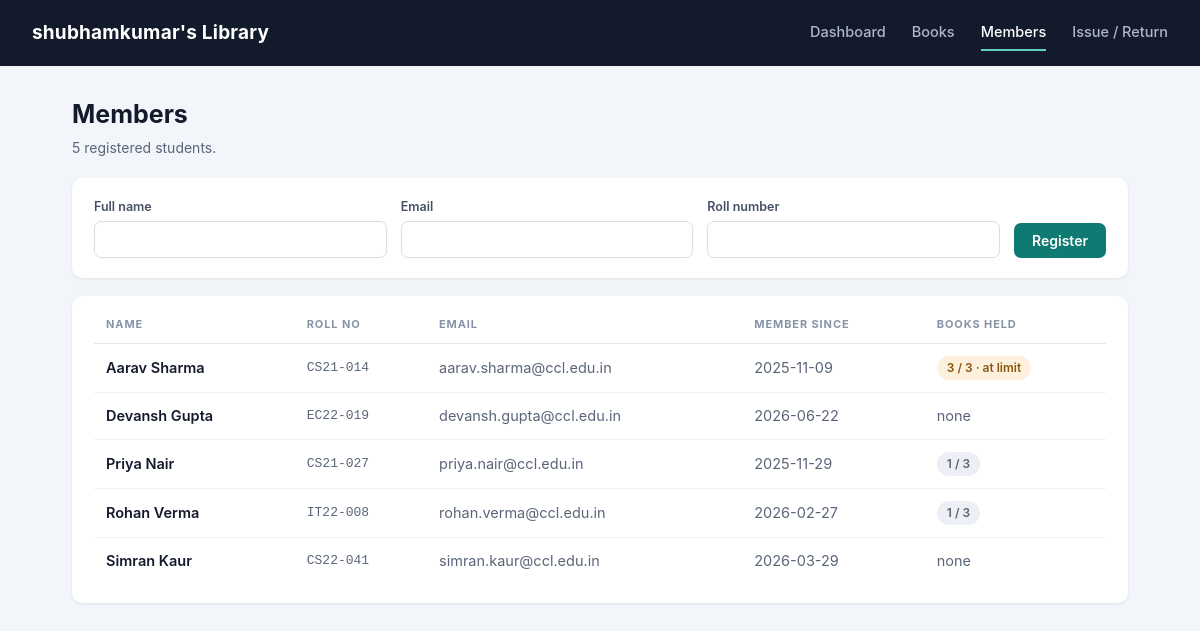
The page /members/ on the database its author committed.
### tables this page shows
CREATE TABLE members (
            id        INTEGER PRIMARY KEY AUTOINCREMENT,
            name      TEXT NOT NULL,
            email     TEXT NOT NULL UNIQUE,
            roll_no   TEXT NOT NULL,
            joined_on TEXT NOT NULL
        );

### controllers/member_controller.py (the view)
@member_bp.route("/")
def index():
    members = MemberViewModel.get_members_for_list()
    form_data = MemberViewModel.get_member_form_data()
    return render_template("members/list.html", members=members, errors=form_data['errors'], data=form_data['data'])

### app.py (called while the page is built)
def create_app():
    app = Flask(
        __name__,
        template_folder="views/templates",   # <- the VIEW layer lives here
        static_folder="views/static",
    )
    app.config["SECRET_KEY"] = config.SECRET_KEY
    app.config["LIBRARY_NAME"] = config.LIBRARY_NAME
    @app.context_processor
    def inject_library_name():
        return dict(library_name=app.config["LIBRARY_NAME"])
    app.register_blueprint(dashboard_bp)
    app.register_blueprint(book_bp)
    app.register_blueprint(member_bp)
    app.register_blueprint(loan_bp)
    init_schema()                            # make sure the MODEL has tables
    return app

### models/database.py (called while the page is built)
def get_connection():
    conn = sqlite3.connect(config.DATABASE)
    conn.row_factory = sqlite3.Row       # lets us write row["title"]
    conn.execute("PRAGMA foreign_keys = ON")
    return conn

### models/member.py (called while the page is built)
    @staticmethod
    def all():
        conn = get_connection()
        rows = conn.execute(
            "SELECT m.*,"
            "       (SELECT COUNT(*) FROM loans l"
            "         WHERE l.member_id = m.id AND l.returned_on IS NULL) AS books_held"
            "  FROM members m ORDER BY m.name"
        ).fetchall()
        conn.close()
        return [Member(r) for r in rows]

### viewmodels/member_vm.py (called while the page is built)
    @staticmethod
    def get_members_for_list():
        return Member.all()

    @staticmethod
    def get_member_form_data():
        return {
            'errors': [],
            'data': {
                'name': '',
                'email': '',
                'roll_no': ''
            }
        }

### views/templates/members/list.html (shortened to what this page needs)
{% extends "base.html" %}
{% set active = 'members' %}
{% block content %}
<div class="page-head">
  <div>
    <h1>Members</h1>
    <div class="subtitle">{{ members|length }} registered students.</div>
  </div>
</div>
<div class="card" style="margin-bottom:18px;">
  <form method="post" action="{{ url_for('members.create') }}">
    <div class="row-3">
      <div><label>Full name</label>
           <input type="text" name="name" value="{{ data.name or '' }}"></div>
      <div><label>Email</label>
           <input type="text" name="email" value="{{ data.email or '' }}"></div>
      <div><label>Roll number</label>
           <input type="text" name="roll_no" value="{{ data.roll_no or '' }}"></div>
      <button class="btn" type="submit">Register</button>
    </div>
  </form>
</div>
<div class="card">
  <table>
    <tr><th>Name</th><th>Roll no</th><th>Email</th><th>Member since</th><th>Books held</th></tr>
    {% for member in members %}
    <tr>
      <td class="title-cell">{{ member.name }}</td>
      <td class="mono">{{ member.roll_no }}</td>
      <td class="muted">{{ member.email }}</td>
      <td class="muted">{{ member.joined_on }}</td>
      <td>
        {% if member.books_held == 3 %}
          <span class="badge warn">{{ member.books_held }} / 3 &middot; at limit</span>
        {% elif member.books_held %}
          <span class="badge neutral">{{ member.books_held }} / 3</span>
        {% else %}
          <span class="muted">none</span>
        {% endif %}
      </td>
    </tr>
    {% endfor %}
  </table>
</div>
{% endblock %}

### views/static/css/style.css (style rules this page uses)
* { box-sizing: border-box; margin: 0; padding: 0; }
body { font-family: -apple-system, "Segoe UI", Roboto, "Helvetica Neue", Arial, sans-serif; background: #f2f5f9; color: #131a2b; line-height: 1.5; }
.page-head { display: flex; align-items: flex-end; margin-bottom: 20px; gap: 16px; }
h1 { font-size: 25px; font-weight: 700; }
.subtitle { color: #5a6579; font-size: 14px; margin-top: 3px; }
.card { background: #fff; border-radius: 10px; padding: 20px 22px; box-shadow: 0 1px 3px rgba(19,26,43,.09); }
table { width: 100%; border-collapse: collapse; }
th { text-align: left; font-size: 11px; letter-spacing: .9px; text-transform: uppercase; color: #8794a8; padding: 0 12px 10px; border-bottom: 1px solid #e4e9f0; }
td { padding: 12px; border-bottom: 1px solid #eef1f6; font-size: 14.5px; vertical-align: middle; }
tr:last-child td { border-bottom: none; }
td.muted, .muted { color: #5a6579; }
td.mono, .mono { font-family: "SFMono-Regular", Consolas, "Liberation Mono", monospace; font-size: 13px; color: #5a6579; }
.title-cell { font-weight: 600; }
.badge { display: inline-block; padding: 3px 10px; border-radius: 20px; font-size: 12px; font-weight: 600; }
.badge.warn { background: #fdf0dc; color: #8a5610; }
.badge.neutral { background: #eceff4; color: #5a6579; }
.btn { display: inline-block; background: #0f7a72; color: #fff; border: none; padding: 9px 18px; border-radius: 7px; font-size: 14px; font-weight: 600; cursor: pointer; text-decoration: none; font-family: inherit; }
label { display: block; font-size: 12.5px; font-weight: 600; color: #465064; margin-bottom: 5px; }
input, select { width: 100%; padding: 9px 11px; border: 1px solid #d7dee8; border-radius: 7px; font-size: 14px; font-family: inherit; background: #fff; color: #131a2b; }
.row-3 { display: grid; grid-template-columns: 1fr 1fr 1fr auto; gap: 14px; align-items: end; }

### rows shown on the page
members: name "Aarav Sharma", roll_no "CS21-014", email "aarav.sharma@ccl.edu.in", joined_on "2025-11-09", books_held "3"
members: name "Devansh Gupta", roll_no "EC22-019", email "devansh.gupta@ccl.edu.in", joined_on "2026-06-22", shows "none"
members: name "Priya Nair", roll_no "CS21-027", email "priya.nair@ccl.edu.in", joined_on "2025-11-29", books_held "1"
members: name "Rohan Verma", roll_no "IT22-008", email "rohan.verma@ccl.edu.in", joined_on "2026-02-27", books_held "1"
members: name "Simran Kaur", roll_no "CS22-041", email "simran.kaur@ccl.edu.in", joined_on "2026-03-29", shows "none"

### other values the page prints
{{ library_name }} "shubhamkumar's Library"
{{ members|length }} "5"
